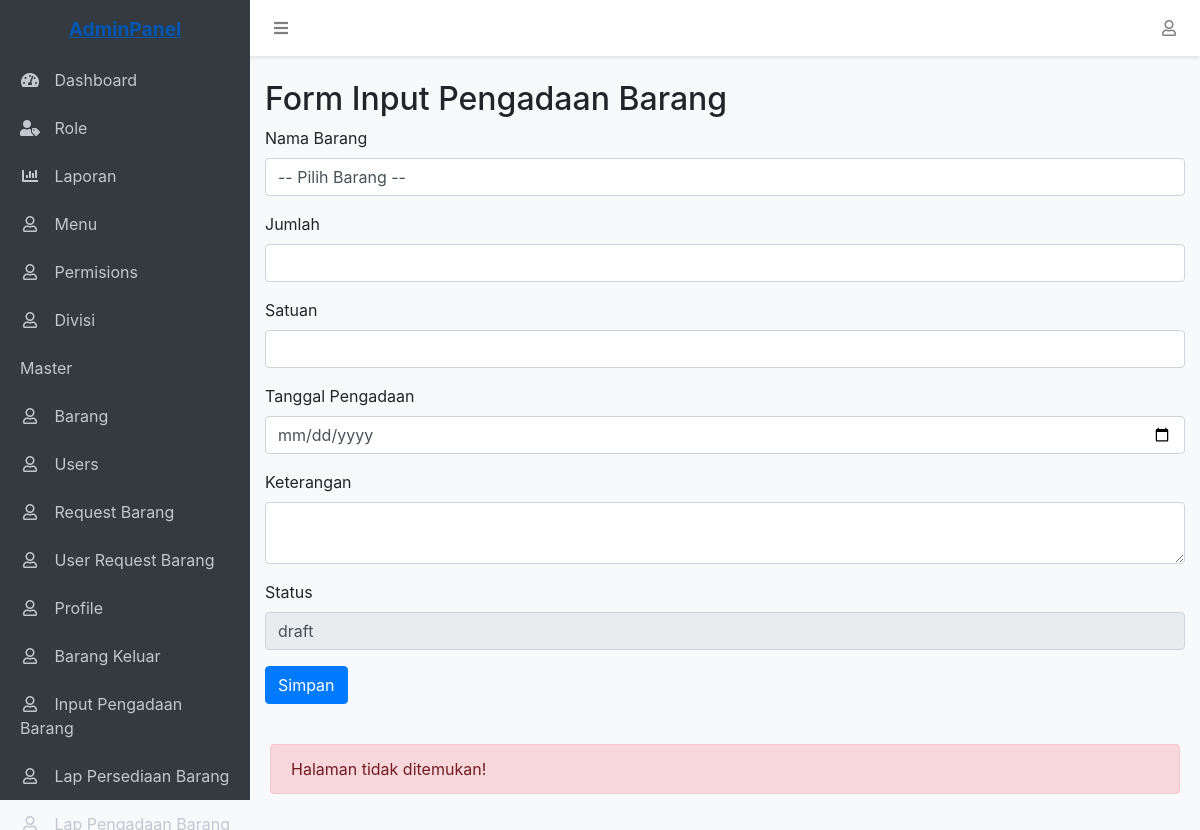
/main.php?page=input_pengadaan_barang_bu (signed in), run on the app's committed database.
### tables this page shows
CREATE TABLE `permissions` (
  `id` int(11) NOT NULL,
  `role_id` int(11) NOT NULL,
  `menu_id` int(11) NOT NULL,
  `can_view` tinyint(1) NOT NULL DEFAULT 0,
  `can_create` tinyint(1) NOT NULL DEFAULT 0,
  `can_edit` tinyint(1) NOT NULL DEFAULT 0,
  `can_delete` tinyint(1) NOT NULL DEFAULT 0,
  `created_at` timestamp NOT NULL DEFAULT current_timestamp(),
  `updated_at` timestamp NOT NULL DEFAULT current_timestamp() ON UPDATE current_timestamp()
);

CREATE TABLE `menus` (
  `id` int(11) NOT NULL,
  `parent_id` int(11) DEFAULT NULL,
  `name` varchar(50) NOT NULL,
  `icon` varchar(50) DEFAULT NULL,
  `url` varchar(100) DEFAULT NULL,
  `order` int(11) NOT NULL DEFAULT 0,
  `is_active` tinyint(1) NOT NULL DEFAULT 1,
  `created_at` timestamp NOT NULL DEFAULT current_timestamp(),
  `updated_at` timestamp NOT NULL DEFAULT current_timestamp() ON UPDATE current_timestamp()
);

### input_pengadaan_barang_bu.php (the view, shortened to what this page needs)
<!DOCTYPE html>
<html>
<head>
    <link href="https://cdn.jsdelivr.net/npm/bootstrap@5.3.0/dist/css/bootstrap.min.css" rel="stylesheet">
</head>
<body>
    <div class="container mt-4">
        <h2>Form Input Pengadaan Barang</h2>
        <form action="" method="post">
            <div class="mb-3">
                <label class="form-label" for="nama_barang">Nama Barang</label>
                <select id="nama_barang" name="barang_id" class="form-control" required>
                    <option value="">-- Pilih Barang --</option>
                </select>
            </div>
            <div class="mb-3">
                <label class="form-label" for="jumlah">Jumlah</label>
                <input type="number" id="jumlah" name="jumlah" class="form-control" min="1" required>
            </div>
            <div class="mb-3">
                <label class="form-label" for="satuan">Satuan</label>
                <input type="text" id="satuan" name="satuan" class="form-control" maxlength="20" required>
            </div>
            <div class="mb-3">
                <label class="form-label" for="tanggal_pengadaan">Tanggal Pengadaan</label>
                <input type="date" id="tanggal_pengadaan" name="tanggal_pengadaan" class="form-control" required>
            </div>
            <div class="mb-3">
                <label class="form-label" for="keterangan">Keterangan</label>
                <textarea id="keterangan" name="keterangan" class="form-control"></textarea>
            </div>
            <div class="mb-3">
                <label class="form-label" for="status">Status</label>
                <input type="text" id="status" name="status" class="form-control" value="draft" readonly>
            </div>
            <button type="submit" name="simpan" class="btn btn-primary">Simpan</button>
        </form>
    </div>
</body>
</html>

### layout/sidebar.php (shortened to what this page needs)
<aside class="sidebar">
    <div class="sidebar-container">
        <ul class="sidebar-menu">
            <?php
            $menu = buildMenu($_SESSION['user_role_id']);
            foreach ($menu as $item):
                if (empty($item['children'])): ?>
                    <li class="<?php echo $active_menu == basename($item['url'] ?? '', '.php') ? 'active' : ''; ?>">
                        <a href="<?php echo $item['url'] ?? ''; ?>">
                            <?php if (isset($item['icon'])): ?>
                                <i class="<?php echo $item['icon']; ?>"></i>
                            <?php endif; ?>
                            <span><?php echo $item['name'] ?? ''; ?></span>
                        </a>
                    </li>
                <?php else: ?>
                    <?php foreach ($item['children'] as $child): ?>
                        <li class="<?php echo $active_menu == basename($child['url'] ?? '', '.php') ? 'active' : ''; ?>">
                            <a href="<?php echo $child['url'] ?? ''; ?>">
                                <?php if (isset($child['icon'])): ?>
                                    <i class="<?php echo $child['icon']; ?>"></i>
                                <?php endif; ?>
                                <span><?php echo $child['name'] ?? ''; ?></span>
                            </a>
                        </li>
                    <?php endforeach; ?>
                <?php endif; ?>
            <?php endforeach; ?>
        </ul>
    </div>
</aside>

### layout/header.php (style rules this page uses)
:root { --sidebar-width: 250px; --header-height: 56px; }
body { padding-top: var(--header-height); padding-left: var(--sidebar-width); background-color: #f8f9fa; min-height: 100vh; }
.sidebar { position: fixed; top: 0; left: 0; height: 100vh; width: var(--sidebar-width); background-color: #343a40; padding-top: var(--header-height); z-index: 1000; transition: all 0.3s; }
.sidebar-menu { list-style: none; padding: 0; }
.sidebar-menu li a { display: block; padding: 12px 20px; color: #c2c7d0; text-decoration: none; transition: all 0.3s; }
.sidebar-menu li a i { margin-right: 10px; width: 20px; text-align: center; }

### data on the page
permissions: menu.name "Dashboard"
permissions: menu.name "Role"
permissions: menu.name "Laporan"
permissions: menu.name "Menu"
permissions: menu.name "Permisions"
permissions: menu.name "Divisi"
permissions: menu.name "Master"
permissions: menu.name "Barang"
permissions: menu.name "Users"
permissions: menu.name "Request Barang"
permissions: menu.name "User Request Barang"
permissions: menu.name "Profile"
permissions: menu.name "Barang Keluar"
permissions: menu.name "Input Pengadaan Barang"
permissions: menu.name "Lap Persediaan Barang"
